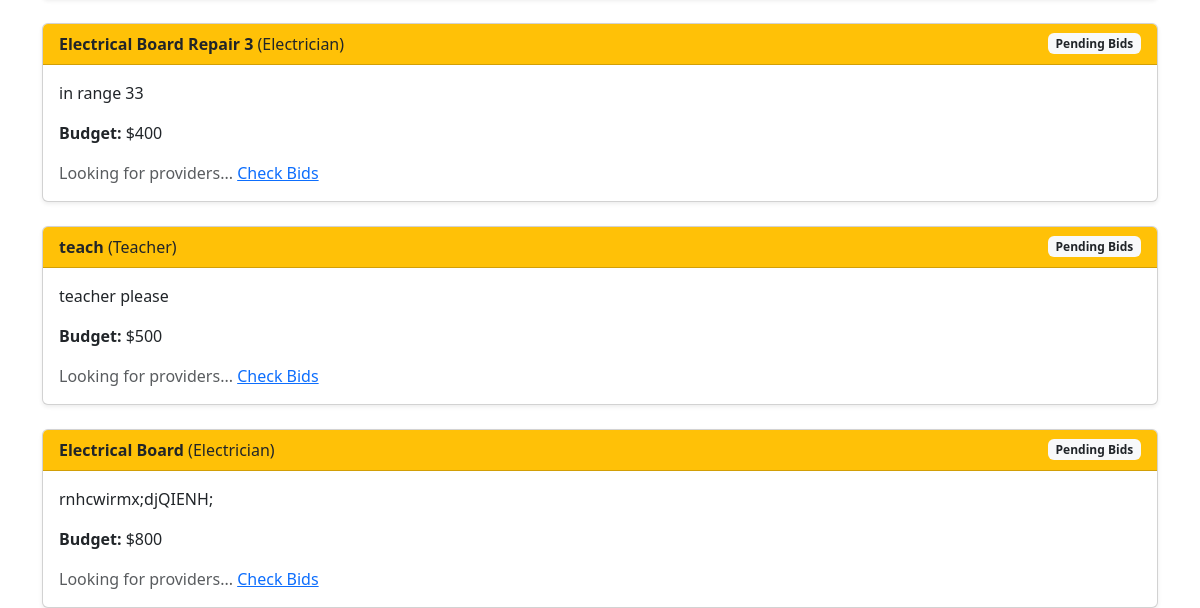
Before: /my_orders (signed in, lower part) with the older database file.
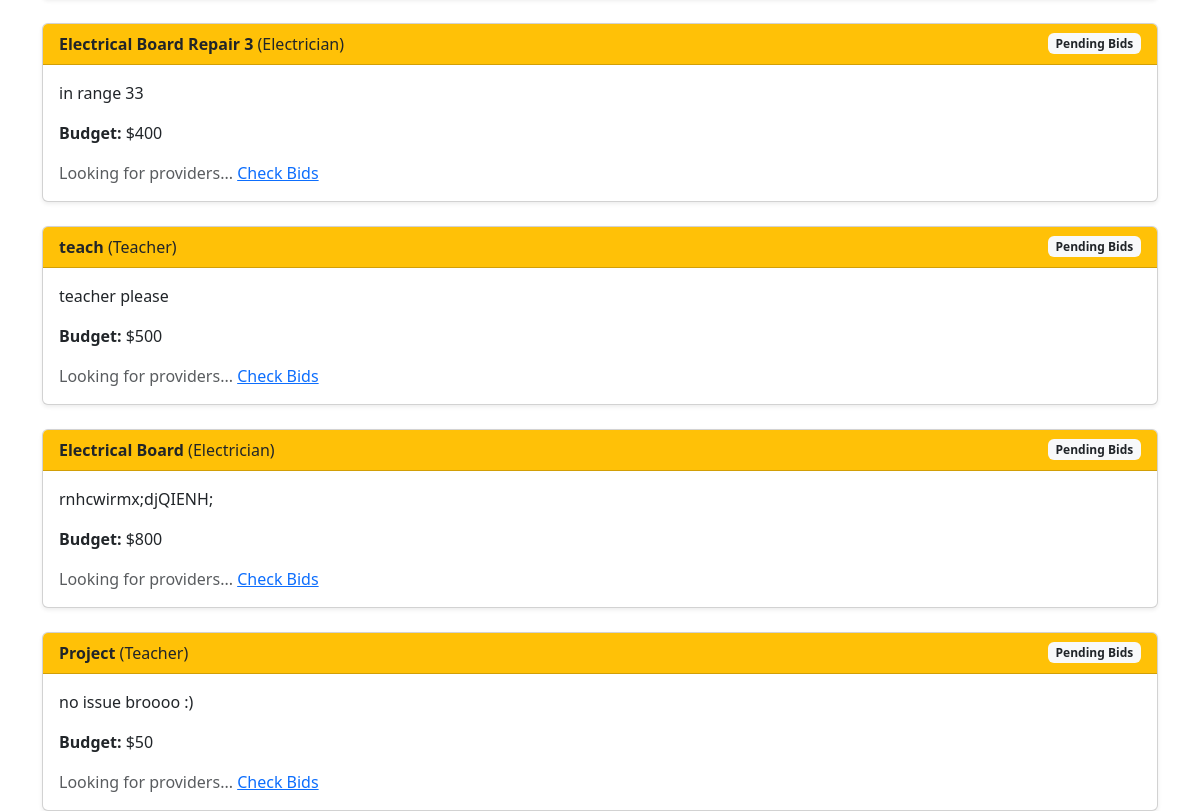
After: the same page with the newer database file.
### app.py (models this page shows)
class service_request(db.Model):
    id=db.Column(db.Integer, primary_key=True)
    consumer_id=db.Column(db.Integer, nullable=False)
    con_latitude = db.Column(db.Float, nullable=False)
    con_longitude = db.Column(db.Float, nullable=False)
    service_title=db.Column(db.String(200), nullable=False)
    service_type=db.Column(db.String(50), nullable=False)
    budget=db.Column(db.Integer, nullable=False)
    desc=db.Column(db.String(500), nullable=False)
    is_active=db.Column(db.Boolean, default=True)
    is_inprogress=db.Column(db.Boolean, default=False)
    assigned_provider_id=db.Column(db.Integer, nullable=True)
    created_at=db.Column(db.DateTime, default=db.func.current_timestamp())

### app.py (the view)
@app.route('/my_orders')
def my_orders():
    if 'user_id' not in session:
        return redirect(url_for('login'))
    con_id = session['user_id']
    orders = db.session.query(service_request, users).outerjoin(users, service_request.assigned_provider_id == users.id)\
        .filter(service_request.consumer_id == con_id).all()
    return render_template('consumer/my_orders.html', orders=orders)

### templates/consumer/my_orders.html (shortened to what this page needs)
{% extends 'base.html' %}
{% block body %}
<div class="container mt-5">
    <div class="row row-cols-1 g-4">
        {% for req, provider in orders %}
        <div class="col">
            <div class="card shadow-sm">
                <div class="card-header d-flex justify-content-between align-items-center
                    {% if req.is_inprogress %}bg-success text-white{% elif req.is_active %}bg-warning text-dark{% else %}bg-secondary text-white{% endif %}">
                    <span><strong>{{ req.service_title }}</strong> ({{ req.service_type }})</span>
                    {% if req.is_inprogress %}
                        <span class="badge bg-light text-success">In Progress</span>
                    {% elif req.is_active %}
                        <span class="badge bg-light text-dark">Pending Bids</span>
                    {% else %}
                        <span class="badge bg-dark">Completed/Closed</span>
                    {% endif %}
                </div>
                <div class="card-body">
                    <p class="card-text">{{ req.desc }}</p>
                    <p><strong>Budget:</strong> ${{ req.budget }}</p>
                    {% if req.is_inprogress and provider %}
                        <div class="alert alert-light border">
                            <h5>Provider Details:</h5>
                            <p><strong>Name:</strong> {{ provider.full_name }}</p>
                            <p><strong>Email:</strong> <a href="mailto:{{ provider.email }}">{{ provider.email }}</a></p>
                            <hr>
                            <p class="text-muted small">Work is currently underway. Click below only when the job is done.</p>
                            <a href="{{ url_for('close_order', req_id=req.id) }}"
                               class="btn btn-danger"
                               onclick="return confirm('Are you sure the work is finished?');">
                               Mark as Completed
                            </a>
                        </div>
                    {% elif req.is_active %}
                        <div class="text-muted">
                            Looking for providers... <a href="{{ url_for('view_bids', req_id=req.id) }}">Check Bids</a>
                        </div>
                    {% else %}
                         <p class="text-center text-muted"><em>This order is closed.</em></p>
                    {% endif %}
                </div>
            </div>
        </div>
        {% endfor %}
    </div>
</div>
{% endblock body %}

Changed rows visible on the page:
added service_request: service_title "Project", service_type "Teacher", is_inprogress "Pending Bids", desc "no issue broooo :)", budget "50"
